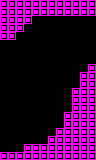

Rendered tile map (Tiled .tmx) drawn with the repository's tilesets; below, a short description and the map source with its tile grids summarised:
An orthogonal 12x20 tile map with 8x8 px tiles, 1 tile layer (main) and 31 objects (31x block).

<map version="1.0" orientation="orthogonal" renderorder="right-down" width="12" height="20" tilewidth="8" tileheight="8" nextobjectid="98">
 <properties>
  <property name="L" type="int" value="2" />
  <property name="R" type="int" value="1" />
  <property name="type" value="tunnel" />
 </properties>
 <tileset firstgid="1" name="tiles" tilewidth="8" tileheight="8" tilecount="24" columns="6">
  <image source="../../../images/tiles.png" width="48" height="32" />
  <tile id="1">
   <properties>
    <property name="type" value="open" />
   </properties>
  </tile>
 </tileset>
 <layer name="main" width="12" height="20">
  <properties>
   <property name="L" type="int" value="2" />
   <property name="R" type="int" value="1" />
   <property name="type" value="tunnel" />
  </properties>
  <data>[240 cells, 87 non-empty, 1 distinct tile ids]</data>
 </layer>
 <objectgroup name="objects" />
 <objectgroup name="hazards">
  <object id="39" type="block" gid="4" x="48" y="64" width="8" height="8" />
  <object id="41" type="block" gid="4" x="48" y="48" width="8" height="8" />
  <object id="42" type="block" gid="4" x="56" y="48" width="8" height="8" />
  <object id="43" type="block" gid="4" x="56" y="56" width="8" height="8" />
  <object id="44" type="block" gid="4" x="48" y="56" width="8" height="8" />
  <object id="45" type="block" gid="4" x="40" y="56" width="8" height="8" />
  <object id="46" type="block" gid="4" x="40" y="64" width="8" height="8" />
  <object id="47" type="block" gid="4" x="40" y="48" width="8" height="8" />
  <object id="48" type="block" gid="4" x="56" y="64" width="8" height="8" />
  <object id="58" type="block" gid="4" x="16" y="112" width="8" height="8" />
  <object id="59" type="block" gid="4" x="24" y="112" width="8" height="8" />
  <object id="60" type="block" gid="4" x="24" y="104" width="8" height="8" />
  <object id="61" type="block" gid="4" x="24" y="120" width="8" height="8" />
  <object id="62" type="block" gid="4" x="8" y="104" width="8" height="8" />
  <object id="63" type="block" gid="4" x="8" y="120" width="8" height="8" />
  <object id="64" type="block" gid="4" x="8" y="112" width="8" height="8" />
  <object id="65" type="block" gid="4" x="16" y="104" width="8" height="8" />
  <object id="66" type="block" gid="4" x="16" y="120" width="8" height="8" />
  <object id="85" type="block" gid="4" x="56" y="128" width="8" height="8" />
  <object id="86" type="block" gid="4" x="48" y="136" width="8" height="8" />
  <object id="87" type="block" gid="4" x="40" y="144" width="8" height="8" />
  <object id="88" type="block" gid="4" x="32" y="144" width="8" height="8" />
  <object id="89" type="block" gid="4" x="24" y="144" width="8" height="8" />
  <object id="90" type="block" gid="4" x="80" y="72" width="8" height="8" />
  <object id="91" type="block" gid="4" x="88" y="64" width="8" height="8" />
  <object id="92" type="block" gid="4" x="64" y="24" width="8" height="8" />
  <object id="93" type="block" gid="4" x="72" y="24" width="8" height="8" />
  <object id="94" type="block" gid="4" x="80" y="24" width="8" height="8" />
  <object id="95" type="block" gid="4" x="88" y="24" width="8" height="8" />
  <object id="96" type="block" gid="4" x="72" y="32" width="8" height="8" />
  <object id="97" type="block" gid="4" x="80" y="32" width="8" height="8" />
 </objectgroup>
 <objectgroup name="enemies" />
</map>
